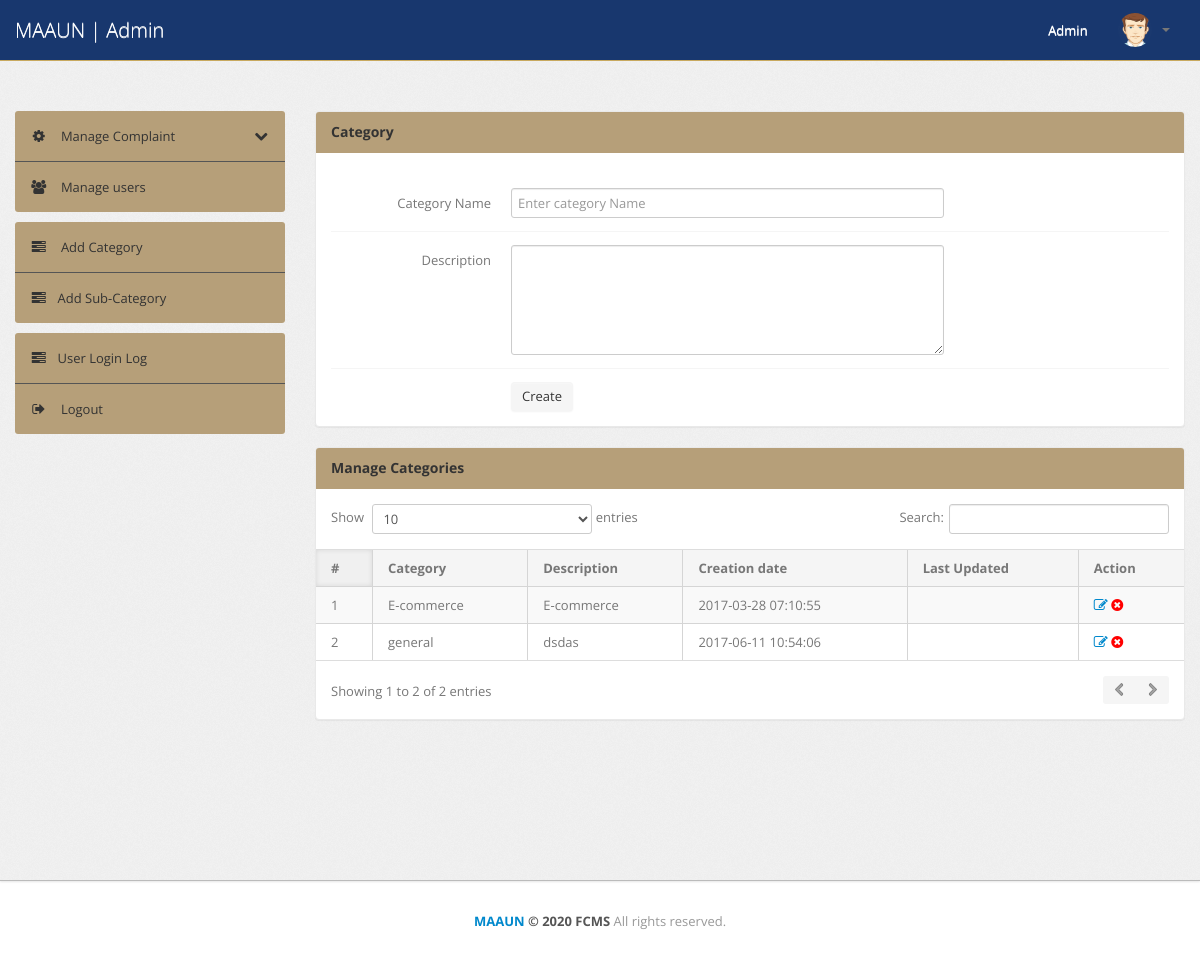
/admin/category.php (signed in), run on an earlier commit of the app's database.
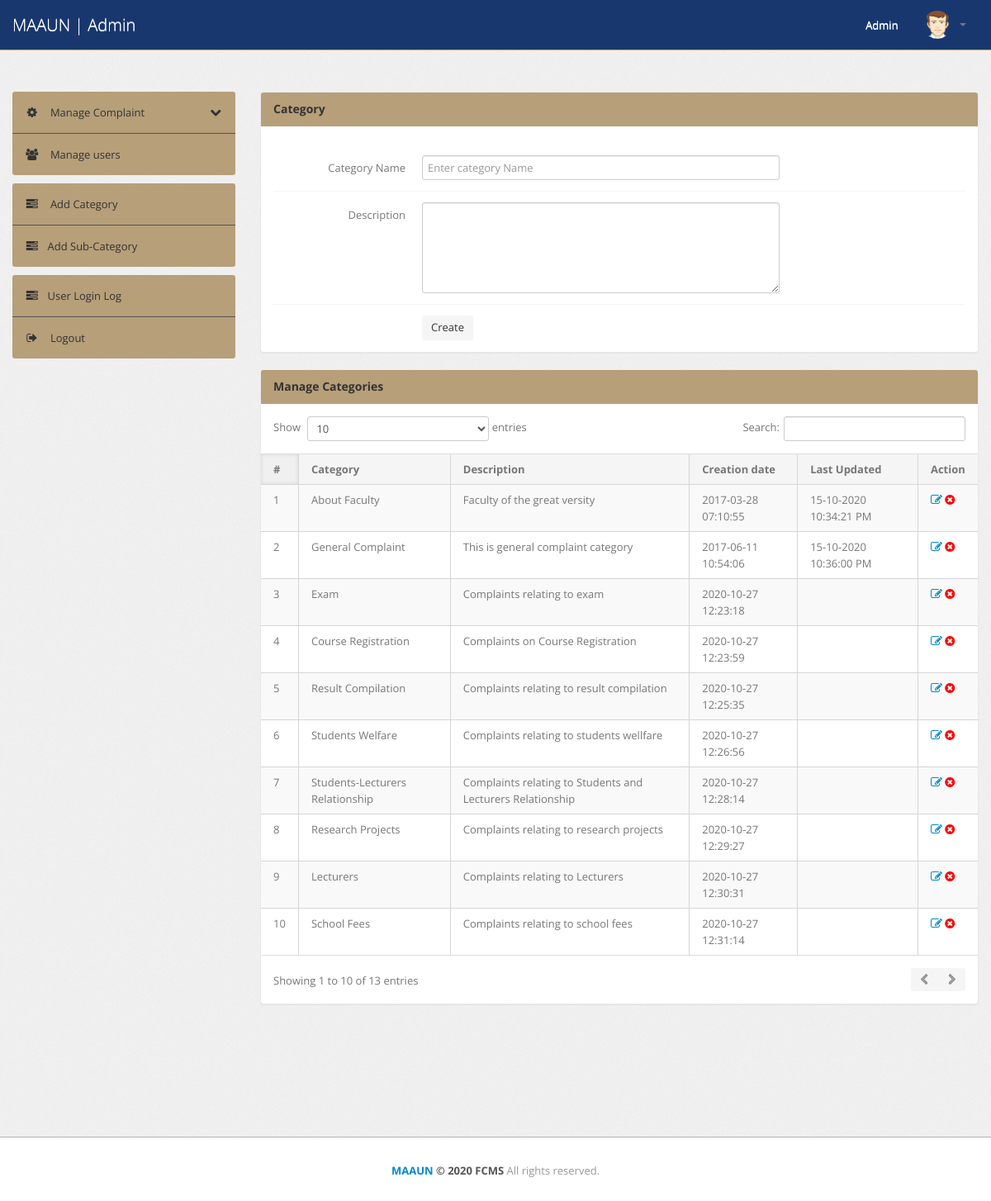
And on a later commit of the database.
### tables this page shows
CREATE TABLE `category` (
  `id` int(11) NOT NULL,
  `categoryName` varchar(255) NOT NULL,
  `categoryDescription` longtext NOT NULL,
  `creationDate` timestamp NOT NULL DEFAULT CURRENT_TIMESTAMP,
  `updationDate` varchar(255) DEFAULT NULL
);

### admin/category.php (the view, shortened to what this page needs)
<?php
include('include/config.php');
if(strlen($_SESSION['alogin'])==0)
	{
header('location:index.php');
}
else{
?>
<!DOCTYPE html>
<html lang="en">
<head>
	<link type="text/css" href="bootstrap/css/bootstrap.min.css" rel="stylesheet">
	<link type="text/css" href="bootstrap/css/bootstrap-responsive.min.css" rel="stylesheet">
	<link type="text/css" href="css/theme.css" rel="stylesheet">
	<link type="text/css" href="images/icons/css/font-awesome.css" rel="stylesheet">
</head>
<body>
<?php include('include/header.php');?>
	<div class="wrapper">
		<div class="container">
			<div class="row">
<?php include('include/sidebar.php');?>
			<div class="span9">
					<div class="content">
						<div class="module">
							<div class="module-head">
								<h3>Category</h3>
							</div>
							<div class="module-body">
									<br />
			<form class="form-horizontal row-fluid" name="Category" method="post" >
<div class="control-group">
<label class="control-label" for="basicinput">Category Name</label>
<div class="controls">
<input type="text" placeholder="Enter category Name"  name="category" class="span8 tip" required>
</div>
</div>
<div class="control-group">
											<label class="control-label" for="basicinput">Description</label>
											<div class="controls">
												<textarea class="span8" name="description" rows="5"></textarea>
											</div>
										</div>
	<div class="control-group">
											<div class="controls">
												<button type="submit" name="submit" class="btn">Create</button>
											</div>
										</div>
									</form>
							</div>
						</div>
	<div class="module">
							<div class="module-head">
								<h3>Manage Categories</h3>
							</div>
							<div class="module-body table">
								<table cellpadding="0" cellspacing="0" border="0" class="datatable-1 table table-bordered table-striped	 display" width="100%">
									<thead>
										<tr>
											<th>#</th>
											<th>Category</th>
											<th>Description</th>
											<th>Creation date</th>
											<th>Last Updated</th>
											<th>Action</th>
										</tr>
									</thead>
									<tbody>
<?php $query=mysqli_query($con,"select * from category");
$cnt=1;
while($row=mysqli_fetch_array($query))
{
?>
										<tr>
											<td><?php echo htmlentities($cnt);?></td>
											<td><?php echo htmlentities($row['categoryName']);?></td>
											<td><?php echo htmlentities($row['categoryDescription']);?></td>
											<td> <?php echo htmlentities($row['creationDate']);?></td>
											<td><?php echo htmlentities($row['updationDate']);?></td>
											<td>
											<a href="edit-category.php?id=<?php echo $row['id']?>" ><i class="icon-edit"></i></a>
											<a style="color: red;" href="category.php?id=<?php echo $row['id']?>&del=delete" onClick="return confirm('Are you sure you want to delete?')"><i class="icon-remove-sign"></i></a></td>
										</tr>
										<?php $cnt=$cnt+1; } ?>
								</table>
							</div>
						</div>
					</div>
				</div>
			</div>
		</div>
	</div>
<?php include('include/footer.php');?>
</body>
<?php } ?>

### admin/include/header.php (shortened to what this page needs)
<div class="navbar navbar-fixed-top">
	<div class="navbar-inner">
		<div class="container">
		  	<a class="brand" href="./">
		  		MAAUN | Admin
		  	</a>
			<div class="nav-collapse collapse navbar-inverse-collapse">
				<ul class="nav pull-right">
					<li><a href="#">
						Admin
					</a></li>
					<li class="nav-user dropdown">
						<a href="#" class="dropdown-toggle" data-toggle="dropdown">
							<img src="images/user.png" class="nav-avatar" />
							<b class="caret"></b>
						</a>
					</li>
				</ul>
			</div>
		</div>
	</div>
</div>

### admin/include/sidebar.php (shortened to what this page needs)
<div class="span3">
	<div class="sidebar">
		<ul class="widget widget-menu unstyled">
			<li>
				<a class="collapsed" data-toggle="collapse" href="#togglePages">
					<i class="menu-icon icon-cog"></i>
					<i class="icon-chevron-down pull-right"></i><i class="icon-chevron-up pull-right"></i>
					Manage Complaint
				</a>
			</li>
			<li>
				<a href="manage-users.php">
					<i class="menu-icon icon-group"></i>
					Manage users
				</a>
			</li>
		</ul>
		<ul class="widget widget-menu unstyled">
            <li>
            	<a href="category.php">
            		<i class="menu-icon icon-tasks"></i> Add Category
            	</a>
            </li>
            <li>
            	<a href="subcategory.php"><i class="menu-icon icon-tasks"></i>Add Sub-Category </a>
            </li>
        </ul>
		<ul class="widget widget-menu unstyled">
			<li><a href="user-logs.php"><i class="menu-icon icon-tasks"></i>User Login Log </a></li>
			<li>
				<a href="logout.php">
					<i class="menu-icon icon-signout"></i>
					Logout
				</a>
			</li>
		</ul>
	</div>
</div>

### admin/include/footer.php
<div class="footer">
	<div class="container text-center">
		<b class="copyright"><a href="https://www.maaun.net">MAAUN</a> &copy; <?php echo date('Y'); ?> FCMS </b> All rights reserved.
	</div>
</div>

What changed in the data, as far as the page shows it:
changed category: categoryName "E-commerce" → "About Faculty"; categoryDescription "E-commerce" → "Faculty of the great versity"; updationDate (not shown) → "15-10-2020 10:34:21 PM"
changed category: categoryName "general" → "General Complaint"; categoryDescription "dsdas" → "This is general complaint category"; updationDate (not shown) → "15-10-2020 10:36:00 PM"
added category: categoryName "Exam", categoryDescription "Complaints relating to exam", creationDate "2020-10-27 12:23:18"
added category: categoryName "Course Registration", categoryDescription "Complaints on Course Registration", creationDate "2020-10-27 12:23:59"
added category: categoryName "Result Compilation", categoryDescription "Complaints relating to result compilation", creationDate "2020-10-27 12:25:35"
added category: categoryName "Students Welfare", categoryDescription "Complaints relating to students wellfare", creationDate "2020-10-27 12:26:56"
added category: categoryName "Students-Lecturers Relationship", categoryDescription "Complaints relating to Students and Lecturers Relationship", creationDate "2020-10-27 12:28:14"
added category: categoryName "Research Projects", categoryDescription "Complaints relating to research projects", creationDate "2020-10-27 12:29:27"
added category: categoryName "Lecturers", categoryDescription "Complaints relating to Lecturers", creationDate "2020-10-27 12:30:31"
added category: categoryName "School Fees", categoryDescription "Complaints relating to school fees", creationDate "2020-10-27 12:31:14"
Also different on the page:
text written by a page script: "Show entries Search: Showing 1 to 2 of 2 entries" → "Show entries Search: Showing 1 to 10 of 13 entries"
